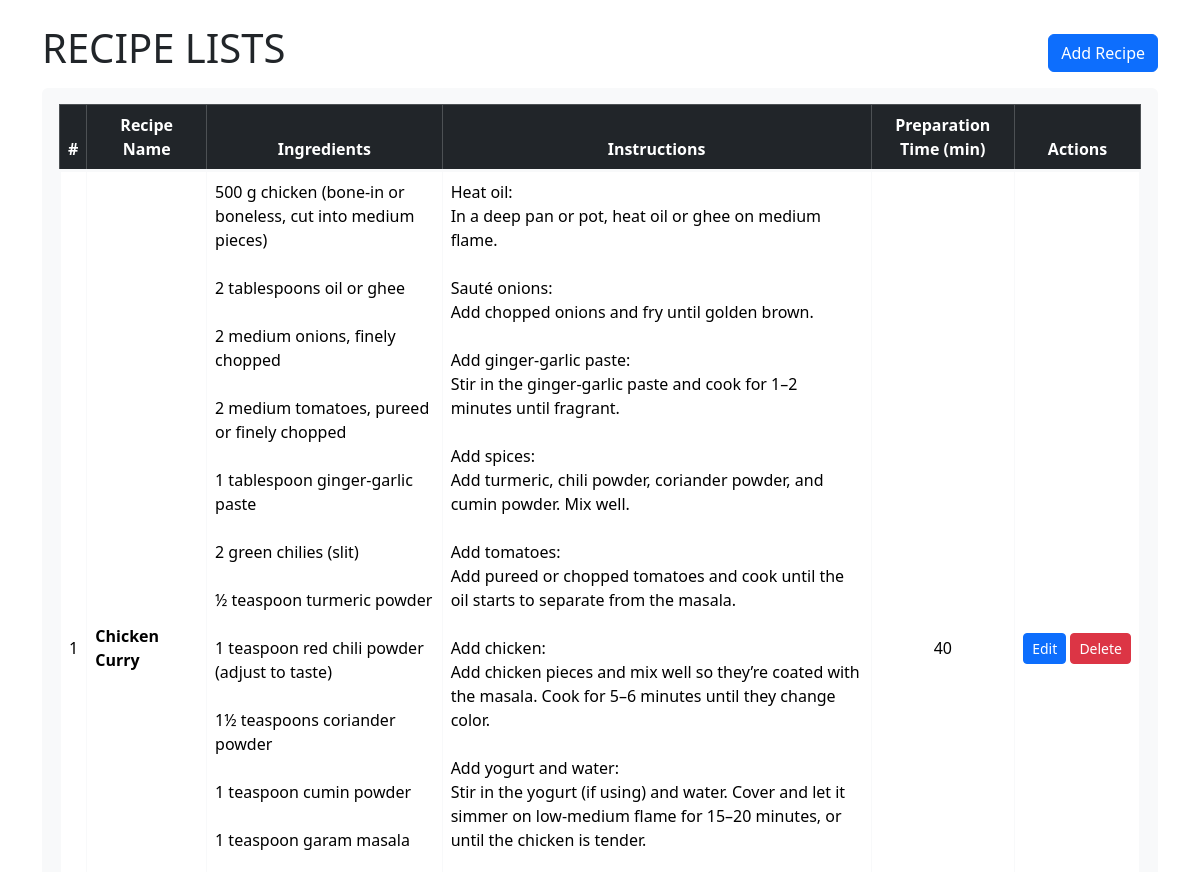
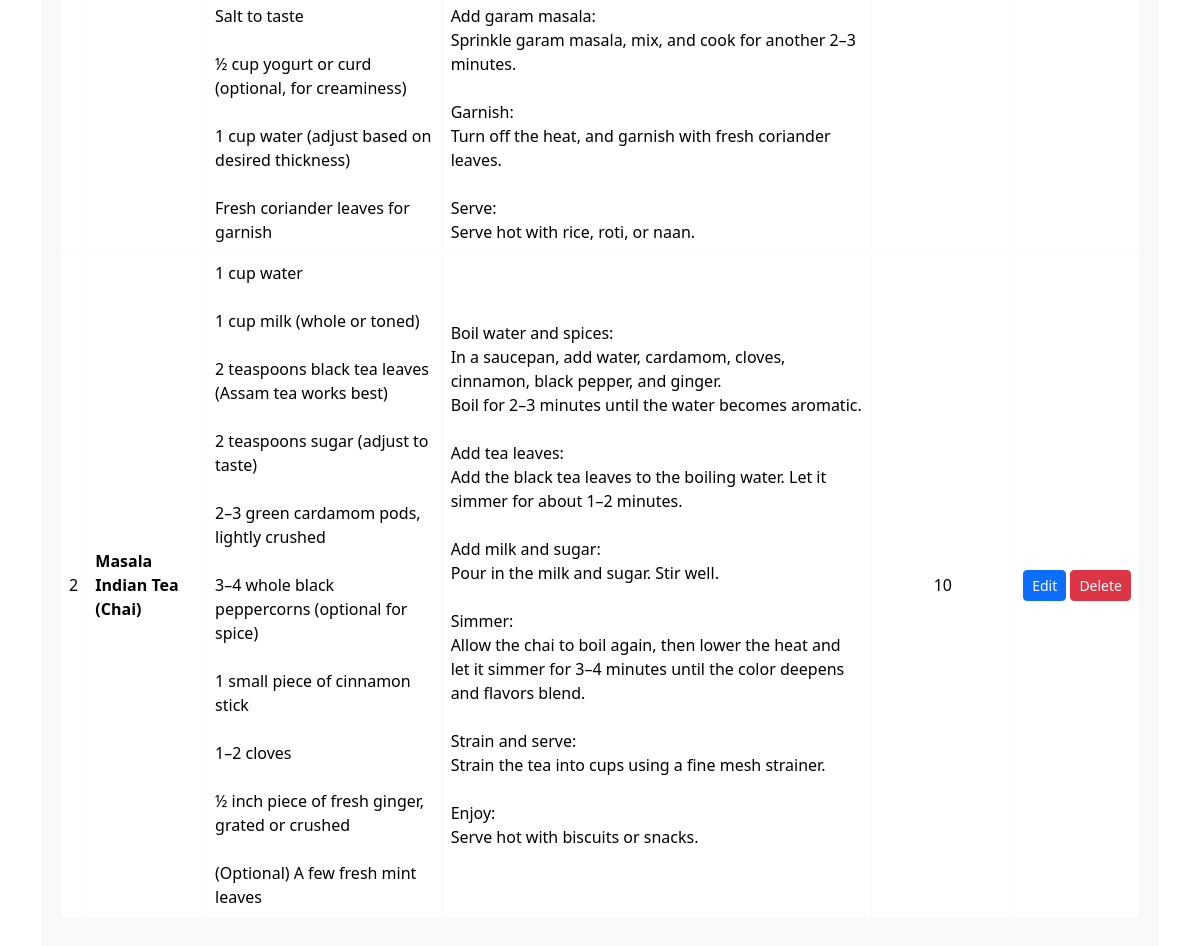
Screenshot of /recipe/ with the database file from the repository (2 pictures, top to bottom).
### recipe/models.py (models this page shows, shortened)
class Recipe(models.Model):
    name = models.CharField(max_length=200)
    ingredients = models.TextField()
    instructions = models.TextField()
    prep_time = models.PositiveIntegerField()  # In minutes
    created_at = models.DateTimeField(auto_now_add=True)

### recipe/views.py (the view)
# urls.py: path('recipe/', views.recipe_list, name='recipe_list'),
def recipe_list(request):
    recipes = Recipe.objects.all().order_by('-created_at')
    context = {
        'recipes': recipes,
    }
    return render(request, 'recipe_lists.html', context)

### templates/recipe_lists.html (shortened to what this page needs)
{% extends 'base.html' %}
{% block body %}
<div class="container py-4">
    <div class="d-flex flex-column flex-md-row align-items-md-center justify-content-md-between gap-3 mb-3">
        <h1 class="page-header text-center text-md-start m-0 p-3 p-md-0 text-uppercase">Recipe Lists</h1>
        <a href="{% url 'recipe_create' %}" class="btn btn-primary align-self-md-end">Add Recipe</a>
    </div>
    <div class="task p-3 mb-3 bg-light rounded">
        <div class="table-responsive">
        <table class="table table-hover table-bordered border-primary align-middle">
            <thead class="table-dark">
                <tr class="text-center">
                    <th scope="col">#</th>
                    <th scope="col">Recipe Name</th>
                    <th scope="col">Ingredients</th>
                    <th scope="col">Instructions</th>
                    <th scope="col">Preparation Time (min)</th>
                    <th scope="col">Actions</th>
                </tr>
            </thead>
            <tbody class="border border-3 border-light">
                {% for recipe in recipes %}
                <tr>
                    <td class="text-center">{{ forloop.counter }}</td>
                    <td class="fw-semibold text-break">{{ recipe.name }}</td>
                    <td class="text-break">{{ recipe.ingredients|linebreaksbr }}</td>
                    <td class="text-break">{{ recipe.instructions|linebreaksbr }}</td>
                    <td class="text-center text-nowrap">{{ recipe.prep_time }}</td>
                    <td class="text-nowrap">
                        <a href="{% url 'edit_recipe' recipe.id %}" class="btn btn-sm btn-primary">Edit</a>
                        <a href="{% url 'delete_recipe' recipe.id %}" class="btn btn-sm btn-danger">Delete</a>
                    </td>
                </tr>
                {% empty %}
                <tr>
                    <td colspan="6" class="text-center text-muted">No recipes available.</td>
                </tr>
                {% endfor %}
            </tbody>
        </table>
        </div>
    </div>
</div>
{% endblock body %}

### templates/base.html (shortened to what this page needs)
<!DOCTYPE html>
<html lang="en">
<head>
    <link href="https://cdn.jsdelivr.net/npm/bootstrap@5.3.8/dist/css/bootstrap.min.css" rel="stylesheet">
</head>
<body>
    {% block body %}
    {% endblock body %}
</body>
</html>

### rows the page displays
Recipe: name "Chicken Curry", ingredients "500 g chicken (bone-in or boneless, cut into medium pieces) 2 tablespoons oil or ghee 2 medium onions, finely chopped 2 medium tomatoes, pureed or finely chopped 1 tablespoon ginger-garlic paste 2 green chilies (slit) ½ teaspoon turmeric powder 1 teaspoon red chili powder (adjust to taste) 1½ teaspoons coriander powder 1 teaspoon cumin powder 1 teaspoon garam masala Salt to taste ½ cup yogurt or curd (optional, for creaminess) 1 cup water (adjust based on desired thickness) Fresh coriander leaves for garnish", instructions "Heat oil: In a deep pan or pot, heat oil or ghee on medium flame. Sauté onions: Add chopped onions and fry until golden brown. Add ginger-garlic paste: Stir in the ginger-garlic paste and cook for 1–2 minutes until fragrant. Add spices: Add turmeric, chili powder, coriander powder, and cumin powder. Mix well. Add tomatoes: Add pureed or chopped tomatoes and cook until the oil starts to separate from the masala. Add chicken: Add chicken pieces and mix well so they’re coated with the masala. Cook for 5–6 minutes until they change color. Add yogurt and water: Stir in the yogurt (if using) and water. Cover and let it simmer on low-medium flame for 15–20 minutes, or until the chicken is tender.…", prep_time "40"
Recipe: name "Masala Indian Tea (Chai)", ingredients "1 cup water 1 cup milk (whole or toned) 2 teaspoons black tea leaves (Assam tea works best) 2 teaspoons sugar (adjust to taste) 2–3 green cardamom pods, lightly crushed 3–4 whole black peppercorns (optional for spice) 1 small piece of cinnamon stick 1–2 cloves ½ inch piece of fresh ginger, grated or crushed (Optional) A few fresh mint leaves", instructions "Boil water and spices: In a saucepan, add water, cardamom, cloves, cinnamon, black pepper, and ginger. Boil for 2–3 minutes until the water becomes aromatic. Add tea leaves: Add the black tea leaves to the boiling water. Let it simmer for about 1–2 minutes. Add milk and sugar: Pour in the milk and sugar. Stir well. Simmer: Allow the chai to boil again, then lower the heat and let it simmer for 3–4 minutes until the color deepens and flavors blend. Strain and serve: Strain the tea into cups using a fine mesh strainer. Enjoy: Serve hot with biscuits or snacks.", prep_time "10"
